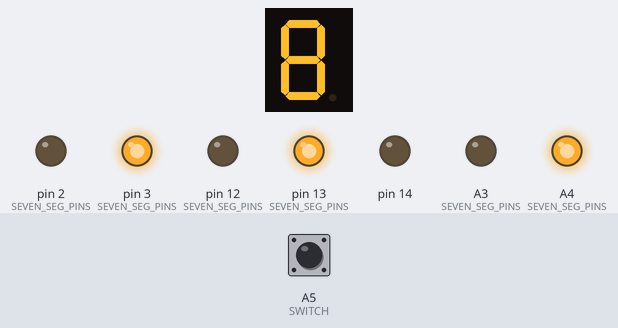
Recording of a sketch running on a simulated Arduino Uno, built with avr-gcc and run on an emulated ATmega328P. Shown: 1-digit seven-segment display, output pins drawn as LEDs (lit = HIGH). Wiring (inferred from the names in the program): 1-digit 7-segment display, segments lit when LOW: segments pin 8, pin 5, pin 9, pin 7, pin 6, pin 10, pin 11, pin 4. Dashed ring = blinking. The inputs (shaded band) are chosen by the test bench; at power-on: A5 (SWITCH) HIGH. The segment pins are drawn as the display they are named for; pins used as bus, display or sensor lines are not drawn.

Above: at 1.8 s.
1.9 s: A5 (SWITCH) pulled LOW for 1 s
At 2.4 s:
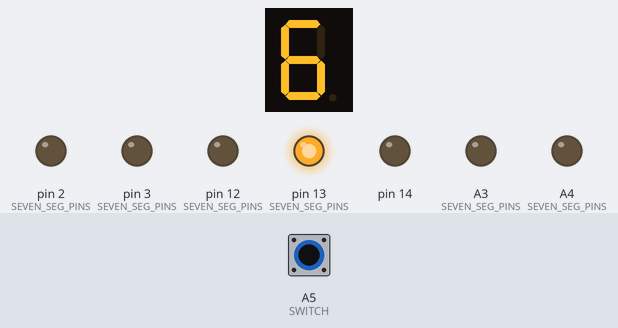
At 2.9 s:
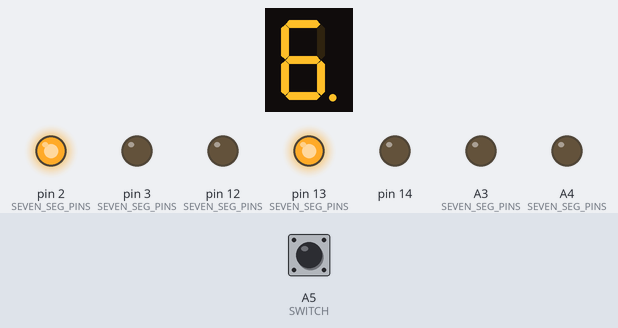
5.9 s: A5 (SWITCH) pulled LOW for 0.6 s
At 8.4 s:
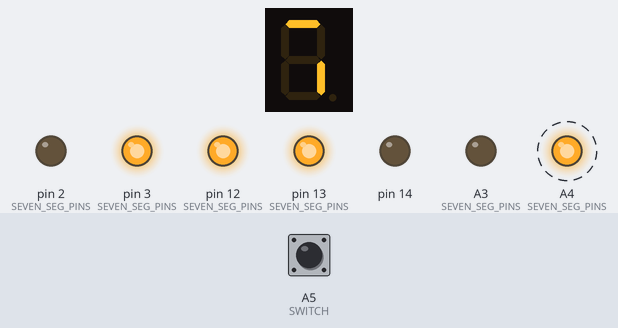
11.5 s: A5 (SWITCH) pulled LOW for 3.2 s
Timing chart, 0 to 22.2 s (numbered marks = the images above; inputs shaded):
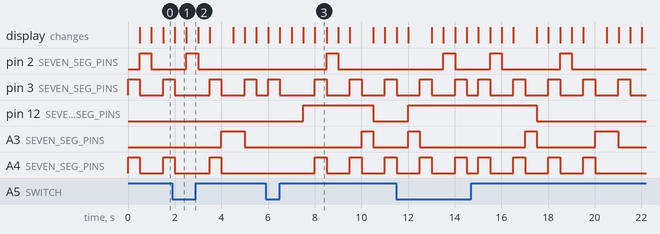

Measured:
- after the input at 1.9 s, pin 2 (SEVEN_SEG_PINS): LOW → HIGH after 0.60 s instead of 3.6 s; pin 12 (SEVEN_SEG_PINS): stays LOW (without the input it goes to HIGH after 2.6 s)
- what the display in image 1 shows lasts 0.5 s, from 2.0 s to 2.5 s

The sketch:

lab4-prob1-updown-counter.ino
```cpp
# include <Keypad.h>

const int NUM_OF_DIGITS = 10;
const int NUM_OF_SEGMENTS = 7;

// Feel free to change it to any positive number that can be contained in the 7 segment displays(s)
const int MAX_NUM =  15;

// Pins
// {a, b, c ,d ,e ,f, g} of 7 segments
const byte SEVEN_SEG_PINS[][NUM_OF_SEGMENTS] = {
  {A4, A3, 2, 3, 4, 5, 6},      // Ones place
  {7, 8, 9, 10, 11, 12, 13},  // Tens place
                              // Add more pins if using hundreds place
                              // Add more pins if using thousands place
                              // ...
};
const byte SWITCH = A5;

// digit mapping of 7 segment
const byte DIGIT_TO_7SEG[NUM_OF_DIGITS][NUM_OF_SEGMENTS] = {
  {HIGH, HIGH, HIGH, HIGH, HIGH, HIGH, LOW},  // 0
  {LOW, HIGH, HIGH, LOW, LOW, LOW, LOW},      // 1
  {HIGH, HIGH, LOW, HIGH, HIGH, LOW, HIGH},   // 2
  {HIGH, HIGH, HIGH, HIGH, LOW, LOW, HIGH},   // 3
  {LOW, HIGH, HIGH, LOW, LOW, HIGH, HIGH},    // 4
  {HIGH, LOW, HIGH, HIGH, LOW, HIGH, HIGH},   // 5
  {HIGH, LOW, HIGH, HIGH, HIGH, HIGH, HIGH},  // 6
  {HIGH, HIGH, HIGH, LOW, LOW, LOW, LOW},     // 7
  {HIGH, HIGH, HIGH, HIGH, HIGH, HIGH, HIGH}, // 8
  {HIGH, HIGH, HIGH, HIGH, LOW, HIGH, HIGH},  // 9
};
const byte ERROR_7SEG[NUM_OF_SEGMENTS] = {
  HIGH, LOW, LOW, HIGH, HIGH, HIGH, HIGH
};

// Set to true if 7 segment displays used are common cathode
const bool IS_CATHODE = false;
// Feel free to adjust delay duration
const int DELAY_DURATION = 500;

int maxDigits;
int numOf7Segments;
bool isSwitchOn;
int currentNum = 0;

void setup() {
  Serial.begin(9600);

  // Assign values for variables
  maxDigits = getMaximumDigits(MAX_NUM);
  numOf7Segments = sizeof(SEVEN_SEG_PINS) / sizeof(int);

  // Assign mode for all pins
  for (int i = 0; i < NUM_OF_SEGMENTS; i++) {
    for (int j = 0; j <= numOf7Segments; j++) {
      pinMode(SEVEN_SEG_PINS[j][i], OUTPUT);
    }
  }
  pinMode(SWITCH, INPUT_PULLUP);

  // Start will no lit LED
  clearAllLEDs();
}

void loop() {
  // Catch error when maximum number is 0 or negatives
  if (MAX_NUM <= 0) {
    showErrorIn7Seg();
    return;
  }

  // Increment or decrement curent number based on switch state
  isSwitchOn = digitalRead(SWITCH);
  currentNum = updatecurrentNum(currentNum, isSwitchOn);

  // Update 7 segment display to the current number
  intTo7Seg(currentNum);
  delay(DELAY_DURATION);
}

void clearAllLEDs() {
  /* Turn off all LEDS */
  for (int i = 0; i < NUM_OF_SEGMENTS; i++) {
    for (int j = 0; j < NUM_OF_SEGMENTS; j++) {
      digitalWrite(SEVEN_SEG_PINS[j][i], getPolarity(IS_CATHODE));
    }
  }
}


void intTo7Seg(int num) {
  /* Display number(s)  in the the 7 segment display(s) */
  bool isCurrOnesSegHigh, isCurrTensSegHigh;

  // Convert number to array of characters
  char intAsChars[maxDigits];
  itoa(num, intAsChars, 10);

  // Add '0's in front of the number
  float tmpIntAsFloat = max(num, 1);
  while (tmpIntAsFloat < pow(10, (maxDigits - 1))) {
    for (int i = maxDigits - 2; i >= 0; i--) {
      intAsChars[i + 1] = intAsChars[i];
    }
    intAsChars[0] = '0';
    tmpIntAsFloat *= 10;
    }


  // On/off each segment of each 7 segment display
  for (int i = 0; i < NUM_OF_SEGMENTS; i++) {
    for (int k = 0; k < maxDigits; k++) {

      byte isCurrSegHigh = DIGIT_TO_7SEG[intAsChars[k] - '0'][i];
      isCurrSegHigh = getPolarity(isCurrSegHigh);

      digitalWrite(SEVEN_SEG_PINS[maxDigits - k - 1][i], isCurrSegHigh);
    }
  }
}

int getMaximumDigits(int num) {
  /* Get the number of digits to contain a number */
  int numDigits = 0;
  while (num > 0) {
    num /= 10;
    numDigits++;
  }
  return numDigits;
}

void showErrorIn7Seg() {
  /* Update all 7 segment display to E short for error */
  for (int i = 0; i < numOf7Segments; i++) {
  for (int j = 0; j < NUM_OF_SEGMENTS; j++) {
    digitalWrite(SEVEN_SEG_PINS[i][j], !ERROR_7SEG[j]);
    }
  }
  delay(DELAY_DURATION);
  clearAllLEDs();
  delay(DELAY_DURATION);
}

int updatecurrentNum(int num, bool isSwitchOn) {
  /* Increment or decrement curent number based on switch state */
  if (isSwitchOn) {
    num++;
  }
  else {
    num--;
  }
  if (num < 0) {
    num = MAX_NUM;
  }
  if (num > MAX_NUM) {
    num = 0;
  }
  return num;
}

bool getPolarity(bool isHigh) {
  /* Invert polarity if using common anode 7 segment displays */
      if (!IS_CATHODE) {
        return !isHigh;
      }
      return isHigh;
} 
```
